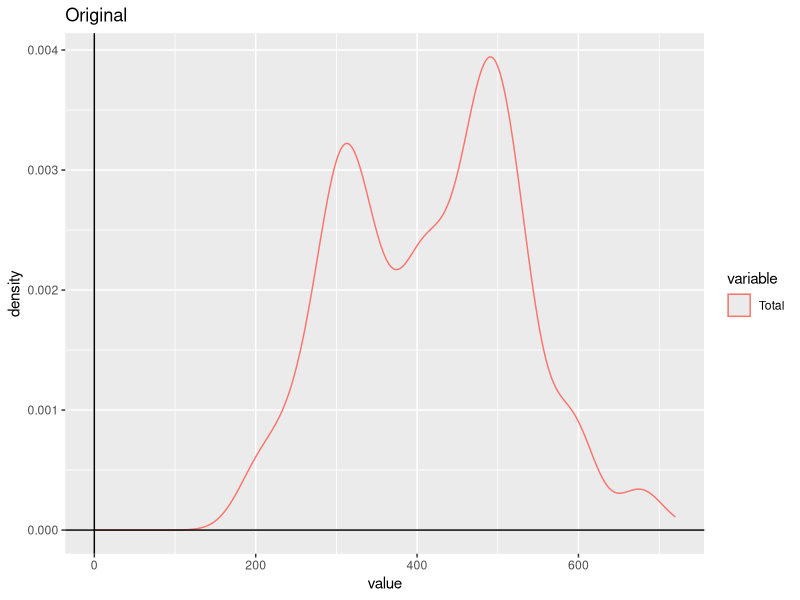
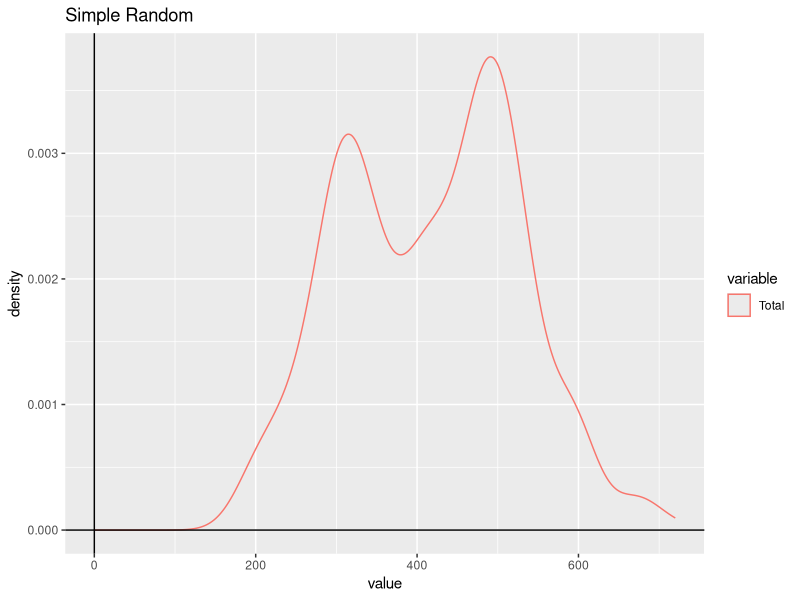
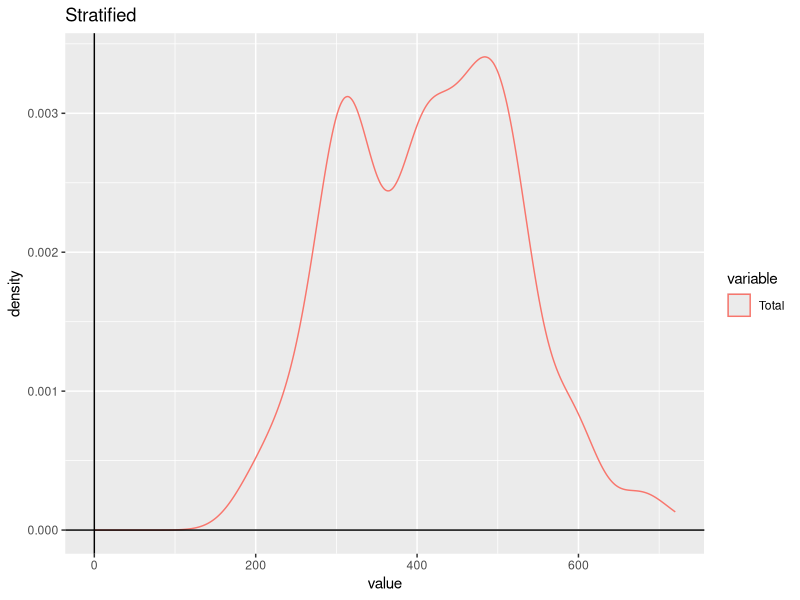
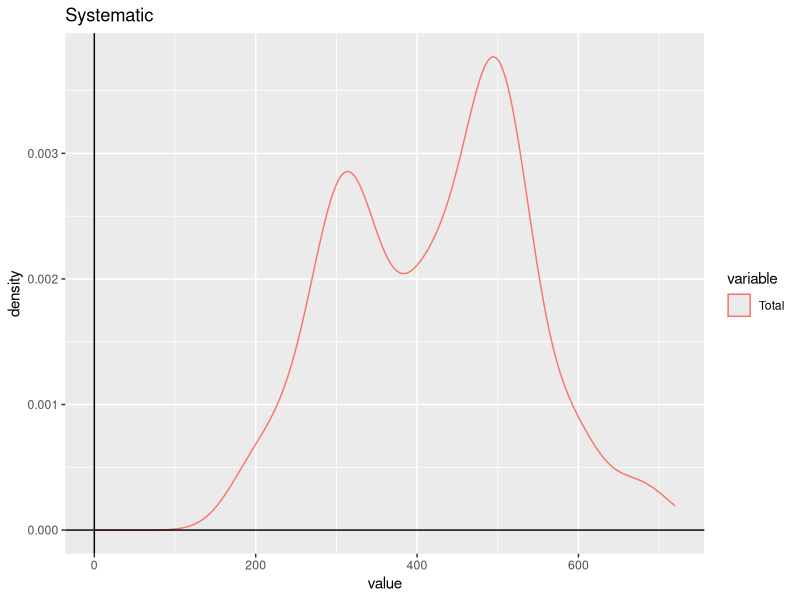

Here is the R script that generated these plots, in order: (Note: this script raises an error after producing the figures.)
library(ggplot2)
library(reshape2)

mydata<- read.csv("pokemon.csv",header=TRUE,sep=",")
mydata<-as.data.frame(mydata)
n<-nrow(mydata)
orig<-melt(mydata["Total"])
original_plot<-ggplot (orig, mapping = aes (color = variable, x = value)) + geom_density (alpha = 0.5) + geom_vline(xintercept=0)+geom_hline(yintercept=0)+ggtitle("Original")

#Simple Random Sample which includes 70% of the dataset
simple_random<-mydata[sample(nrow(mydata), 0.7*n), ]
simple_random
nrow(simple_random)
sr<-melt(simple_random["Total"])
simple_random_plot<-ggplot (sr, mapping = aes (color = variable, x = value)) + geom_density (alpha = 0.5)  + geom_vline(xintercept=0)+geom_hline(yintercept=0)+ggtitle("Simple Random")


#Systematic Sample with k = 3 (starting from the first element, i.e. 1st,4th,7th,...etc)
systematic_sample<-data.frame()
for(i in 1:nrow(mydata)){
  row<-mydata[i,]
  if((i-1)%%3==0){
    systematic_sample<-rbind(systematic_sample,row)
  }
  
}
print(systematic_sample)
sys<-melt(systematic_sample["Total"])
sys_plot<-ggplot (sys, mapping = aes (color = variable, x = value)) + geom_density (alpha = 0.5)  + geom_vline(xintercept=0)+geom_hline(yintercept=0)+ggtitle("Systematic")
#Stratified Random Sample where the strata are ‘male’ and ‘female’
male<-subset(mydata,mydata$Pr_Male>=0.5)
female<-subset(mydata,mydata$Pr_Male<0.5)
#choosing 50% of data from male and 50% from femaleusing simple random sampling
n<-nrow(male)
m<-nrow(female)
male_sample<-mydata[sample(nrow(male), 0.5*n), ]
male_sample
female_sample<-mydata[sample(nrow(female), 0.5*m), ]
female_sample
#binding both
stratified_sample<-rbind(female_sample,male_sample)
print(stratified_sample)
strat<-melt(stratified_sample["Total"])
strat_plot<-ggplot (strat, mapping = aes (color = variable, x = value)) + geom_density (alpha = 0.5)  + geom_vline(xintercept=0)+geom_hline(yintercept=0)+ggtitle("Stratified")


#Clustered Sample based on primary type(choose 70% of the types)
all_types<-as.vector(unique(mydata["Type_1"]))
n<-nrow(all_types)
#70% of types
sample_types<-sample(n, 0.7*n)
sample_types
nrow(sample_types)
clustered_sample<-data.frame()
for(t in sample_types){
  type<-all_types[t,]
  type<-toString(type)
  #subset of data for each of the sample types
  data<-subset(mydata,mydata$Type_1==type)
  clustered_sample<-rbind(clustered_sample,data)
}
print(clustered_sample)
cl<-melt(clustered_sample["Total"])
clust_plot<-ggplot (cl, mapping = aes (color = variable, x = value)) + geom_density (alpha = 0.5)  + geom_vline(xintercept=0)+geom_hline(yintercept=0)+ggtitle("Clustered")

#Multiplot to see difference in variation of column Total
multiplot(original_plot,simple_random_plot,sys_plot,strat_plot,clust_plot,cols=3)




